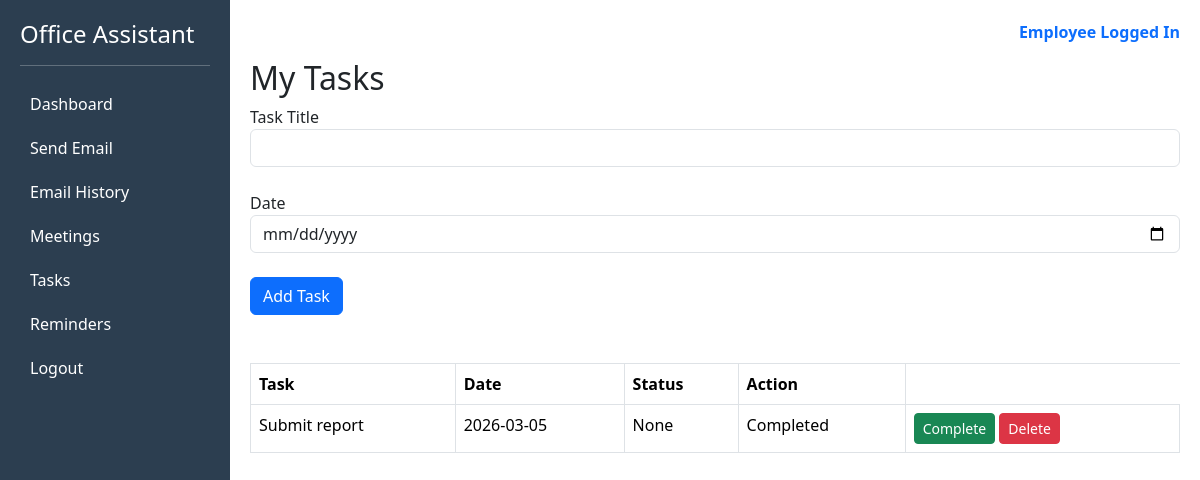
The app's page /tasks (signed in) with its own data.
### tables this page shows
CREATE TABLE tasks(
id INTEGER PRIMARY KEY AUTOINCREMENT,
title TEXT,
date TEXT,
time TEXT,
status TEXT,
user_email TEXT
);

### Task1_VoiceAssistant/app.py (the view, shortened to what this page needs)
@app.route("/tasks", methods=["GET","POST"])
def tasks():
    if "email" not in session:
        return redirect(url_for("login"))
    conn = sqlite3.connect("office.db")
    cursor = conn.cursor()
    cursor.execute(
    "SELECT * FROM tasks WHERE user_email=? ORDER BY date,time",
    (session["email"],)
    )
    tasks = cursor.fetchall()
    conn.close()
    return render_template("tasks.html", tasks=tasks)

### Task1_VoiceAssistant/templates/tasks.html
{% extends "layout.html" %}
{% block content %}
<h2>My Tasks</h2>
<form method="POST">
Task Title
<input type="text" name="title" class="form-control">
<br>
Date
<input type="date" name="date" class="form-control">
<br>
<button class="btn btn-primary">Add Task</button>
</form>
<br><br>
<table class="table table-bordered">
<tr>
<th>Task</th>
<th>Date</th>
<th>Status</th>
<th>Action</th>
</tr>
{% for t in tasks %}
<tr>
<td>{{ t[1] }}</td>
<td>{{ t[2] }}</td>
<td>{{ t[3] }}</td>
<td>{{ t[4] }}</td>
<td>
<a href="/complete_task/{{ t[0] }}" class="btn btn-success btn-sm">
Complete
</a>
<a href="/delete_task/{{ t[0] }}" class="btn btn-danger btn-sm">
Delete
</a>
</td>
</tr>
{% endfor %}
</table>
{% endblock %}

### Task1_VoiceAssistant/templates/layout.html (style rules this page uses)
body { display:flex; margin:0; }

### records on screen
tasks: title "Submit report", date "2026-03-05", t "None", status "Completed"
